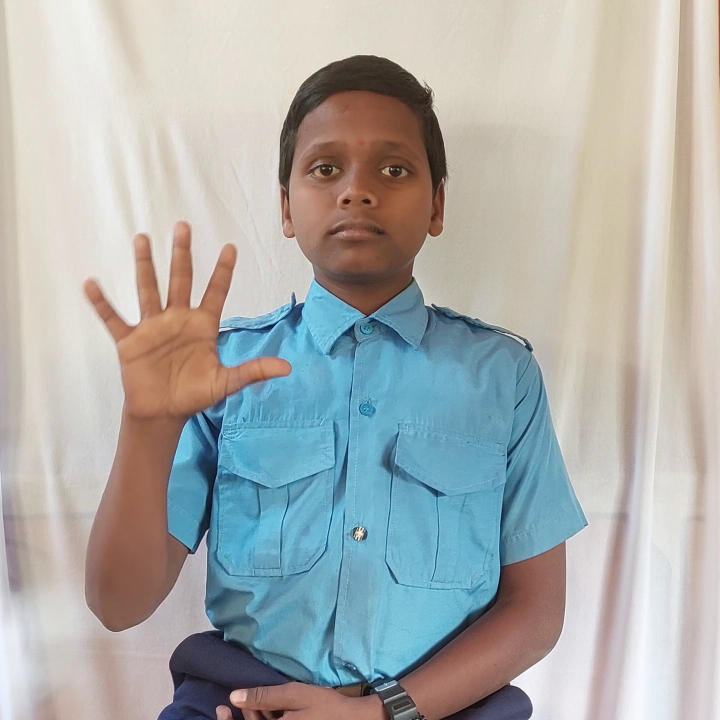
#> input picture sample_frames/frame_20260109_153021.mp4.jpg, 1440 x 1440 px (shown at 1/2 size); its folder holds only this picture in this run
$ python -i reprocess_gestures.py   (imports and definitions only)
#> lines starting #> are read from the running program, lines starting #| are printed output that depends on the picture; after the words box and inside, x2 and y2 are one past the last pixel; in counts of white or black regions, pixels touching at a corner belong together
#> in process_file, img is the input picture: shape (1440, 1440, 3); mean B, G, R 172.2, 174.2, 171.2
import os
import cv2
import numpy as np

# Directory containing the gesture images (JPEGs) to be processed
SRC_DIR = r'd:/sign_language/dashboard/public/images/isl'

def remove_background(img_bgr):
    """Create an alpha mask for skin-colored regions and make the rest transparent."""
    hsv = cv2.cvtColor(img_bgr, cv2.COLOR_BGR2HSV)
#> hsv: shape (1440, 1440, 3); mean H, S, V 46.8, 58.2, 191.3
    # Rough HSV range for skin tones – adjustable if needed
    lower = np.array([0, 30, 60])
    upper = np.array([20, 150, 255])
    mask = cv2.inRange(hsv, lower, upper)
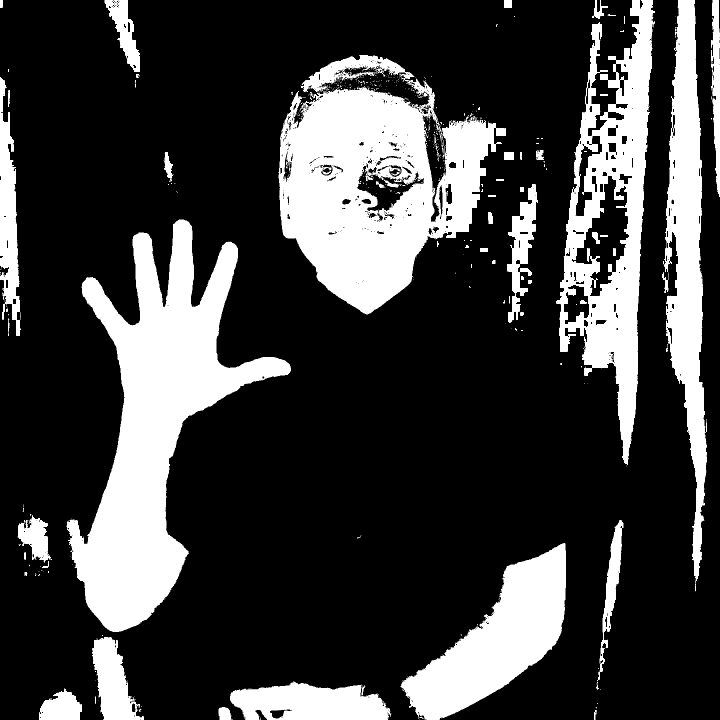
#> mask: shape (1440, 1440) (shown at 1/2 size); 24.7% white; 426 white regions (361 under 20 px), largest, box (x1, y1, x2, y2) and area: (133, 439, 582, 1264) 134614, (557, 110, 1012, 629) 126315, (1112, 0, 1310, 930) 72948
    # Clean up the mask
    kernel = cv2.getStructuringElement(cv2.MORPH_ELLIPSE, (5, 5))
    mask = cv2.morphologyEx(mask, cv2.MORPH_CLOSE, kernel)
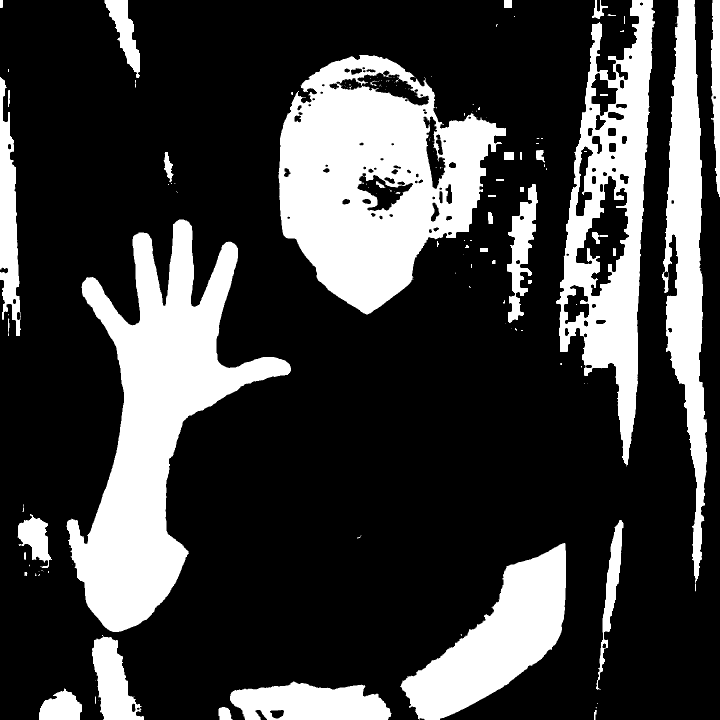
#> mask: shape (1440, 1440) (shown at 1/2 size); 25.3% white; 156 white regions (106 under 20 px), largest, box (x1, y1, x2, y2) and area: (133, 439, 582, 1264) 134814, (557, 110, 1012, 629) 134550, (1112, 0, 1310, 933) 75419
    mask = cv2.morphologyEx(mask, cv2.MORPH_OPEN, kernel)
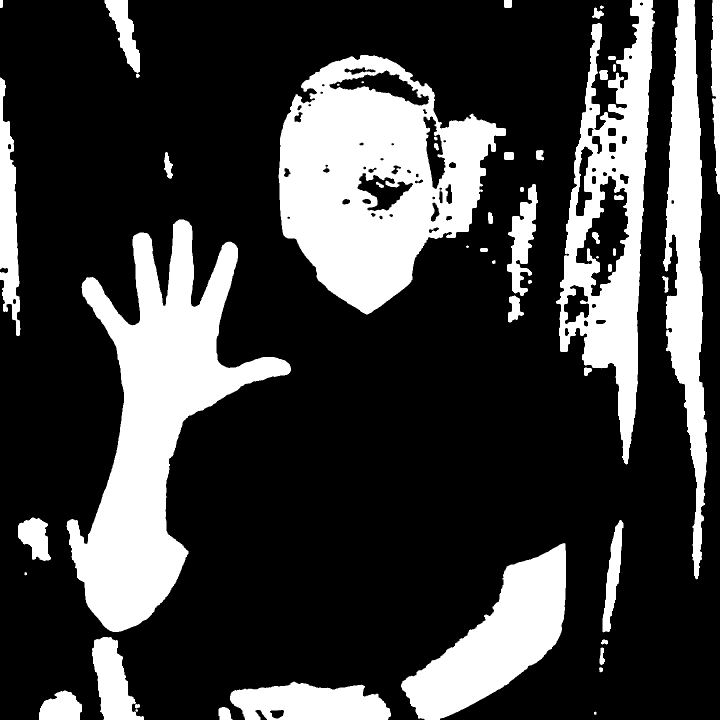
#> mask: shape (1440, 1440) (shown at 1/2 size); 25.1% white; 52 white regions (2 under 20 px), largest, box (x1, y1, x2, y2) and area: (133, 439, 582, 1264) 134775, (557, 110, 1012, 629) 133479, (1112, 0, 1310, 929) 73835
    # Convert BGR image to BGRA and assign the mask as the alpha channel
    img_rgba = cv2.cvtColor(img_bgr, cv2.COLOR_BGR2BGRA)
    img_rgba[:, :, 3] = mask
    return img_rgba

def crop_to_content(img_rgba):
    """Crop to the smallest rectangle that contains any non‑transparent pixels."""
    alpha = img_rgba[:, :, 3]
    coords = cv2.findNonZero(alpha)
#> coords = contour of 520986 points, box (x1, y1, x2, y2) (0, 0, 1440, 1440), area 438094
    if coords is None:
        return img_rgba
    x, y, w, h = cv2.boundingRect(coords)
#> x = 0; y = 0; w = 1440; h = 1440
    return img_rgba[y:y+h, x:x+w]

def pad_to_square(img_rgba, target=256):
    """Center the image on a square transparent canvas and resize to target size."""
#> called with target = 256
    h, w = img_rgba.shape[:2]
#> h = 1440; w = 1440
    max_dim = max(h, w)
#> max_dim = 1440
    canvas = np.zeros((max_dim, max_dim, 4), dtype=np.uint8)
    y_off = (max_dim - h) // 2
#> y_off = 0
    x_off = (max_dim - w) // 2
#> x_off = 0
    canvas[y_off:y_off+h, x_off:x_off+w] = img_rgba
    resized = cv2.resize(canvas, (target, target), interpolation=cv2.INTER_LANCZOS4)
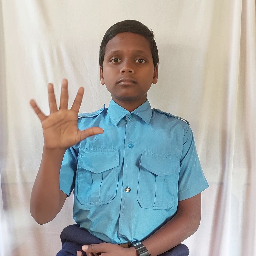
#> resized: shape (256, 256, 4); mean B, G, R, A 172.2, 174.2, 171.2, 64.2
    return resized

def process_file(filepath):
    img = cv2.imread(filepath)
    if img is None:
        print(f"[WARN] Could not read {filepath}")
        return
    img_rgba = remove_background(img)
    img_cropped = crop_to_content(img_rgba)
    img_final = pad_to_square(img_cropped, target=256)
    base, _ = os.path.splitext(filepath)
    out_path = base + '.png'
    cv2.imwrite(out_path, img_final)
    print(f"[INFO] Processed {os.path.basename(filepath)} to {os.path.basename(out_path)}")
    # Remove original JPEG after successful conversion
    try:
        os.remove(filepath)
    except Exception as e:
        print(f"[ERROR] Failed to delete {filepath}: {e}")

# [6 lines not run here, left out]

>>> result = process_file('../sample_frames/frame_20260109_153021.mp4.jpg')

$ run again, on sample_frames/frame_20260109_153032.mp4.jpg
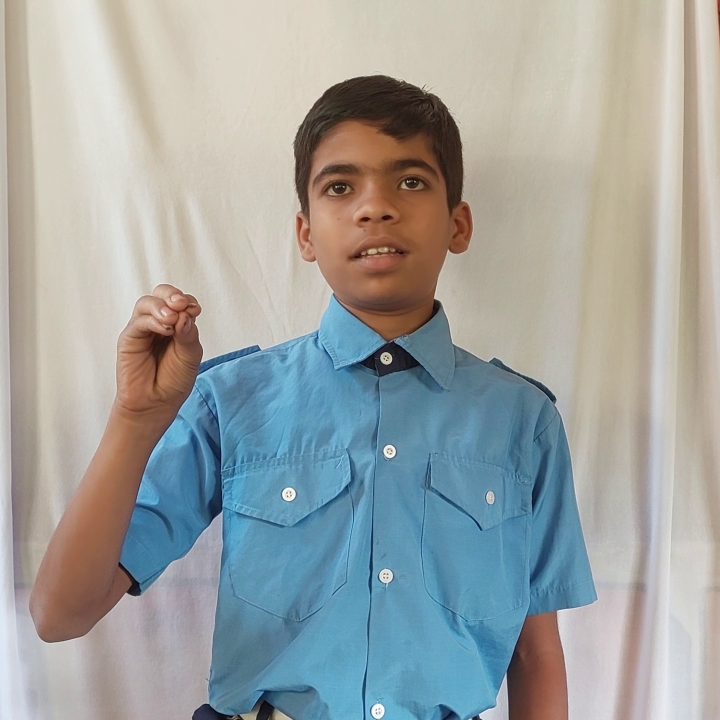
#> input picture sample_frames/frame_20260109_153032.mp4.jpg, 1440 x 1440 px (shown at 1/2 size)
#> in process_file, img is the input picture: shape (1440, 1440, 3); mean B, G, R 161.9, 163.3, 158.5
#> hsv: shape (1440, 1440, 3); mean H, S, V 50.5, 63.2, 180.5
#> in remove_background, `mask = cv2.morphologyEx(mask, cv2.MORPH_OPEN, kernel)`:
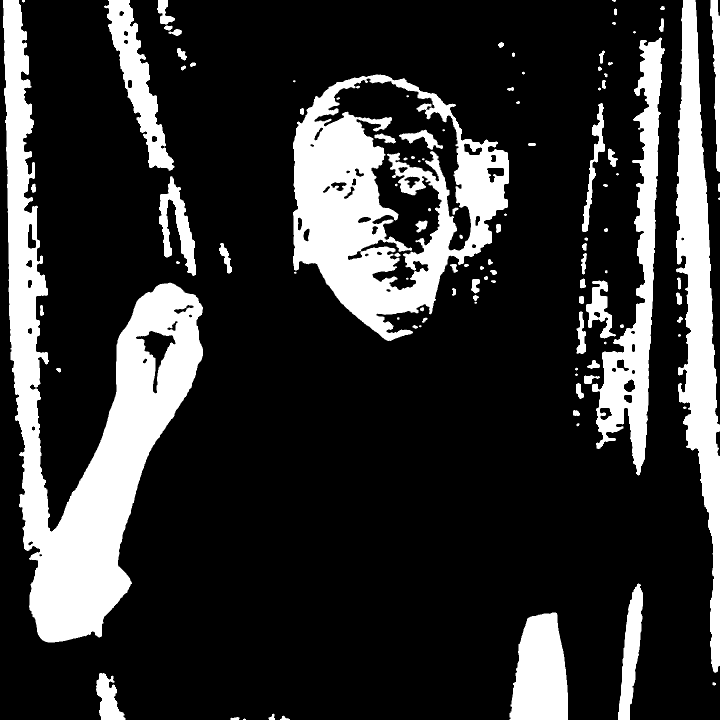
#> mask: shape (1440, 1440) (shown at 1/2 size); 20.2% white; 112 white regions (11 under 20 px), largest, box (x1, y1, x2, y2) and area: (6, 0, 406, 1285) 149381, (586, 149, 1018, 682) 103173, (1352, 0, 1440, 1346) 55578
#> coords = contour of 419606 points, box (x1, y1, x2, y2) (6, 0, 1440, 1440), area 173387
#> in crop_to_content, `x, y, w, h = cv2.boundingRect(coords)`: x = 6; y = 0; w = 1434; h = 1440
#> in pad_to_square, `resized = cv2.resize(canvas, (target, target), interpolation=cv2.INTER..`:
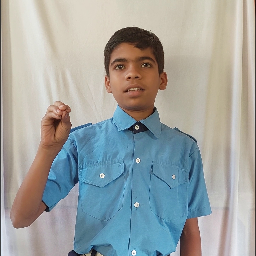
#> resized: shape (256, 256, 4); mean B, G, R, A 160.8, 162.2, 157.4, 51.4

$ run again, on sample_frames/frame_20260109_153032.mp4_20.jpg
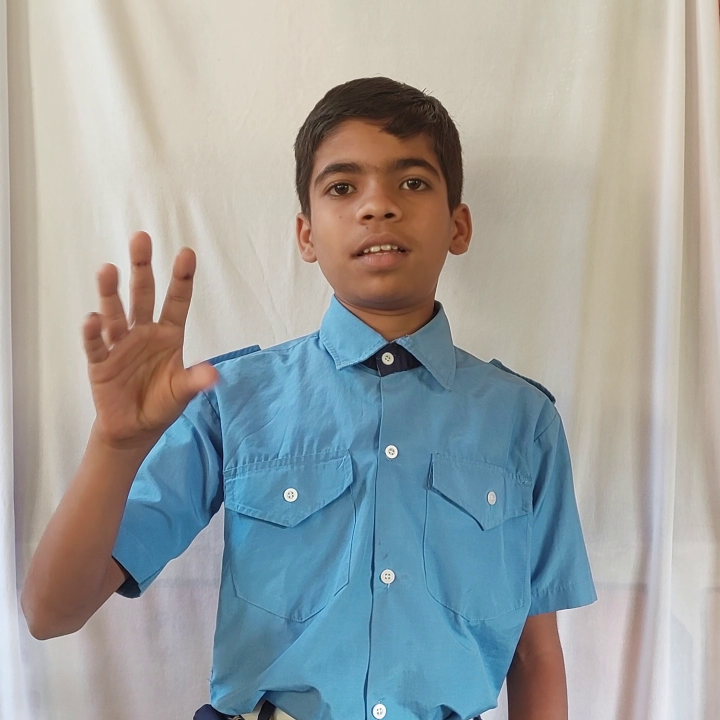
#> input picture sample_frames/frame_20260109_153032.mp4_20.jpg, 1440 x 1440 px (shown at 1/2 size)
#> in process_file, img is the input picture: shape (1440, 1440, 3); mean B, G, R 160.7, 161.8, 157.7
#> hsv: shape (1440, 1440, 3); mean H, S, V 50.6, 64.8, 179.9
#> in remove_background, `mask = cv2.morphologyEx(mask, cv2.MORPH_OPEN, kernel)`:
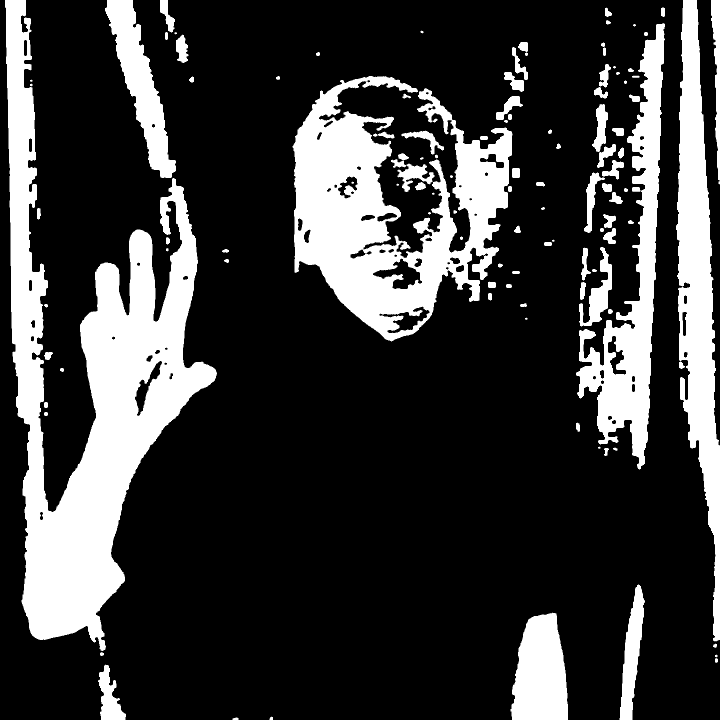
#> mask: shape (1440, 1440) (shown at 1/2 size); 22.8% white; 116 white regions (9 under 20 px), largest, box (x1, y1, x2, y2) and area: (10, 0, 434, 1302) 180637, (585, 152, 1025, 683) 110507, (1352, 0, 1440, 1283) 55850
#> coords = contour of 473030 points, box (x1, y1, x2, y2) (10, 0, 1440, 1440), area 147926
#> in crop_to_content, `x, y, w, h = cv2.boundingRect(coords)`: x = 10; y = 0; w = 1430; h = 1440
#> in pad_to_square, `resized = cv2.resize(canvas, (target, target), interpolation=cv2.INTER..`:
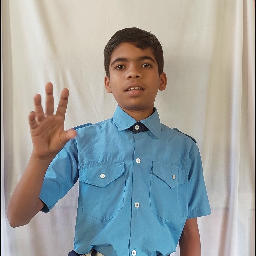
#> resized: shape (256, 256, 4); mean B, G, R, A 159.2, 160.2, 156.1, 58
